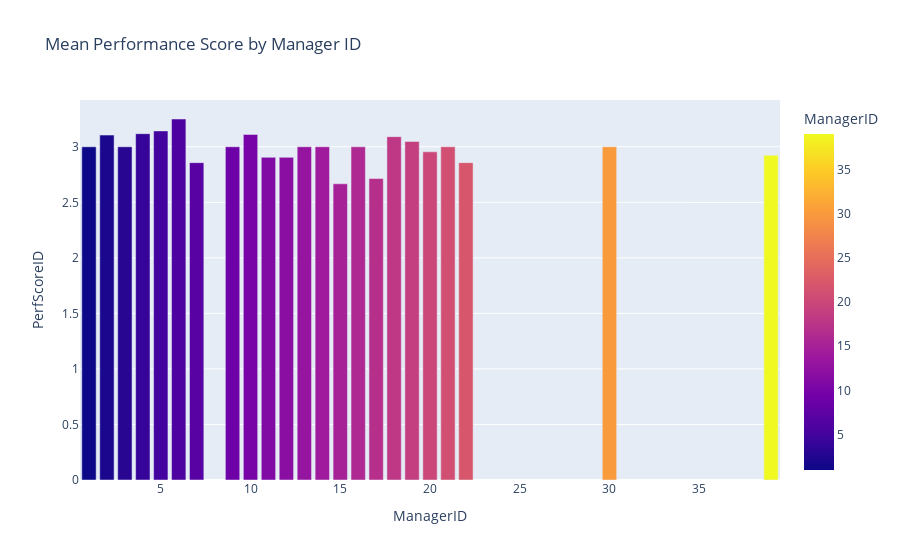

The cell this chart's notebook holds for it:
### Code cell
# Mean Performance Score by Manager ID:
fig = px.bar(scoring_mean, x= 'ManagerID', y = 'PerfScoreID',  color = 'ManagerID', 
             title='Mean Performance Score by Manager ID')
fig.show()

### Figure 1 — Plotly figure (JSON) as saved in the notebook; plotly's stock layout.template omitted (floating-point values rounded to 4 significant figures)
{"data": [{"alignmentgroup": "True", "hovertemplate": "ManagerID=%{marker.color}<br>PerfScoreID=%{y}<extra></extra>", "legendgroup": "", "marker": {"color": [15, 17, 22, 7, 11, 12, 39, 20, 21, 16, 14, 1, 9, 3, 30, 13, 19, 18, 2, 10, 4, 5, 6], "coloraxis": "coloraxis"}, "name": "", "offsetgroup": "", "orientation": "v", "showlegend": false, "textposition": "auto", "type": "bar", "x": [15, 17, 22, 7, 11, 12, 39, 20, 21, 16, 14, 1, 9, 3, 30, 13, 19, 18, 2, 10, 4, 5, 6], "xaxis": "x", "y": [2.667, 2.714, 2.857, 2.857, 2.905, 2.905, 2.923, 2.955, 3, 3, 3, 3, 3, 3, 3, 3, 3.048, 3.091, 3.105, 3.111, 3.118, 3.143, 3.25], "yaxis": "y"}], "layout": {"barmode": "relative", "coloraxis": {"colorbar": {"title": {"text": "ManagerID"}}, "colorscale": [[0, "#0d0887"], [0.1111, "#46039f"], [0.2222, "#7201a8"], [0.3333, "#9c179e"], [0.4444, "#bd3786"], [0.5556, "#d8576b"], [0.6667, "#ed7953"], [0.7778, "#fb9f3a"], [0.8889, "#fdca26"], [1, "#f0f921"]]}, "legend": {"tracegroupgap": 0}, "title": {"text": "Mean Performance Score by Manager ID"}, "xaxis": {"anchor": "y", "domain": [0, 1], "title": {"text": "ManagerID"}}, "yaxis": {"anchor": "x", "domain": [0, 1], "title": {"text": "PerfScoreID"}}}}
